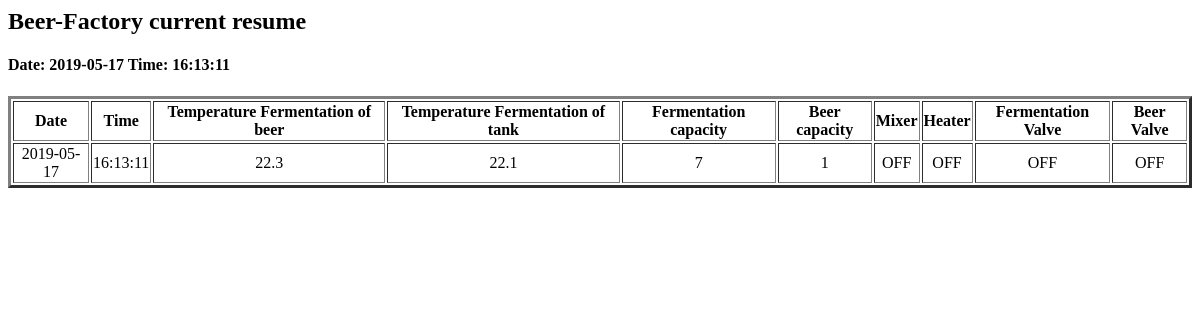
Before: / with the older database file.
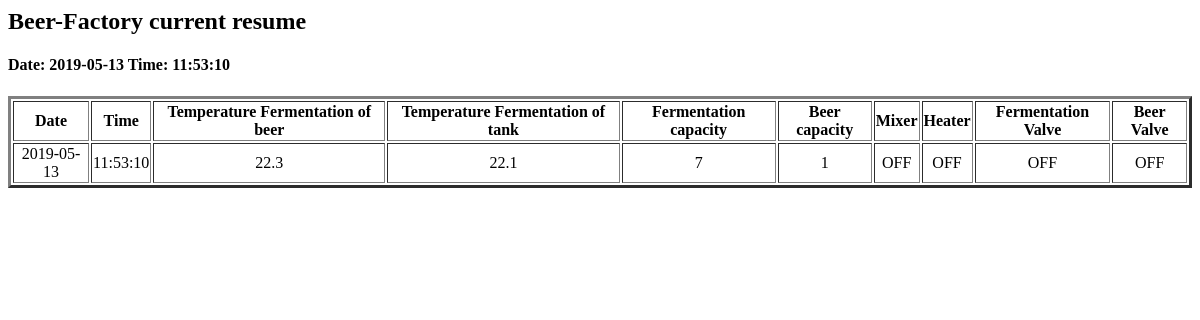
After: the same page with the newer database file.
### tables this page shows
CREATE TABLE "sensors" (
	`tdate`	DATE,
	`ttime`	TIME,
	`tempferm`	NUMERIC,
	`tempbeer`	NUMERIC,
	`capferm`	NUMERIC,
	`capbeer`	NUMERIC,
	`mixer`	TEXT,
	`heater`	TEXT,
	`valferm`	TEXT,
	`valbeer`	TEXT
);

### selec_temps.py (the view)
@app.route('/')
def Taula_actual():
	conn = sqlite3.connect('lleidabeer.db')
	print("Opened database successfully")
	llista =[]
	cursor = conn.execute("SELECT tdate,ttime,tempbeer,tempferm,capferm,capbeer,mixer,heater,valferm,valbeer from sensors")
	for row in cursor:
	   llista.append(row)
	print("Operation done successfully")
        llista = llista[-1:]
	conn.close()
	return  render_template("page.html",llista=llista)

### templates/page.html (shortened to what this page needs)
<html>
  <head>
  </head>
  <body>
<h2>Beer-Factory current resume</h2>
 <h4>Date: {{llista[0][0]}}    Time: {{llista[0][1]}} </h4>
    <table border="3">
      <tr align="center">
	<th>Date</th>
	<th>Time</th>
	<th>Temperature Fermentation of beer</th>
	<th>Temperature Fermentation of tank</th>
	<th>Fermentation capacity</th>
        <th>Beer capacity</th>
	<th>Mixer</th>
	<th>Heater</th>
	<th>Fermentation Valve</th>
	<th>Beer Valve</th>
     </tr>
	{% for row in llista %}
          <tr align="center">
	  {% for cell in row %}
	    <td> {{cell}} </td>
	  {% endfor %}
	  </tr>
	{% endfor %}
    </table>
  </body>
</html>

Changed rows visible on the page:
removed sensors: tdate "2019-05-17", ttime "16:13:11", tempbeer "22.3", tempferm "22.1", row "7" "1", mixer "OFF", heater "OFF", valferm "OFF", valbeer "OFF"
now on this page (row unchanged): sensors: tdate "2019-05-13", ttime "11:53:10", tempbeer "22.3", tempferm "22.1", row "7" "1", mixer "OFF", heater "OFF", valferm "OFF", valbeer "OFF"
